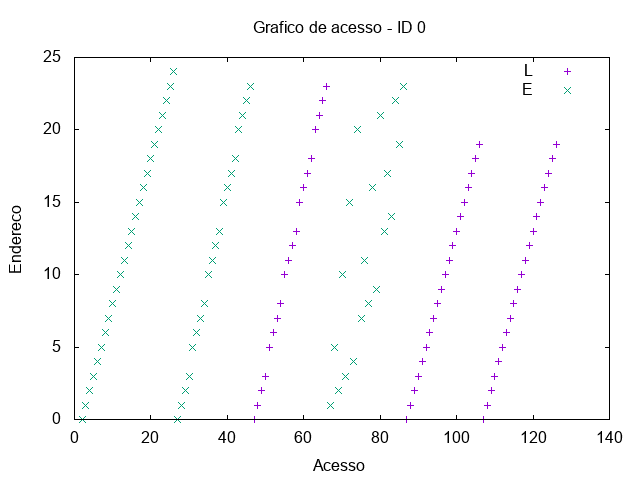

Reproduce this figure in gnuplot.
set term png
set output "/tmp/out/transp-acesso-0.png"
set title "Grafico de acesso - ID 0"
set xlabel "Acesso"
set ylabel "Endereco"
plot "/tmp/out/transp-acesso-0-0.gpdat" u 2:4 w points t "L", "/tmp/out/transp-acesso-1-0.gpdat" u 2:4 w points t "E"
